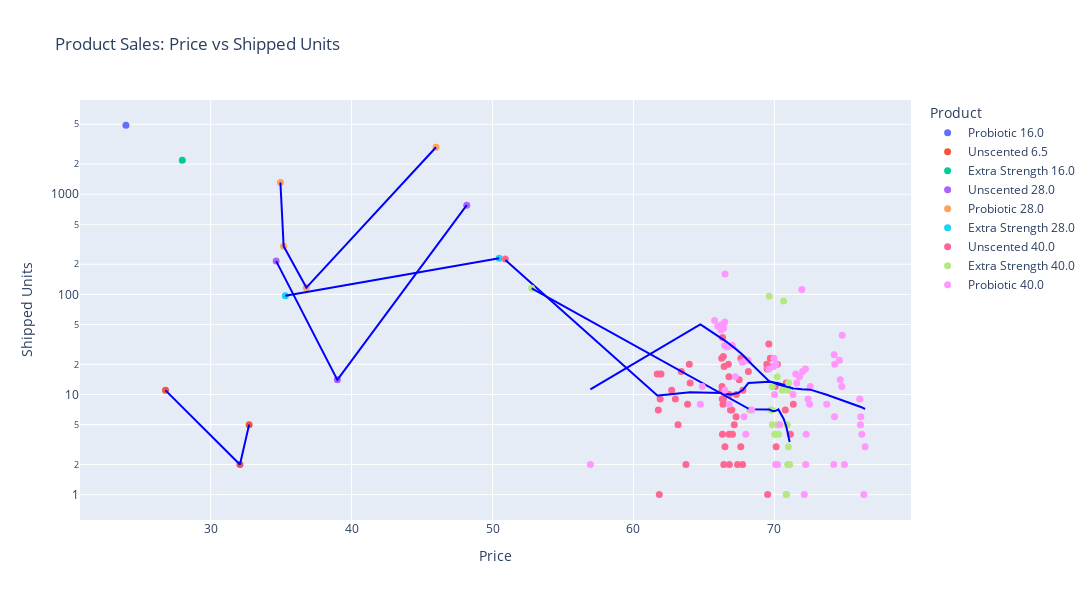

This figure's notebook cell:
### Markdown cell above
## 3.1 Price vs Quantity Sold

### Code cell
fig = px.scatter(
    sales_df,
    x='our_price',
    y='shipped_units',
    log_y=True,
    color='product',
    width=1200,
    height=600,
    trendline='lowess', # used when the relationship is curved
    trendline_color_override='blue',
    title='Product Sales: Price vs Shipped Units' 
).update_traces(
    marker=dict(size=7)
).update_layout(
    legend_title_text='Product'
).update_xaxes(
    title_text='Price'
).update_yaxes(
    title_text='Shipped Units'
)

fig.show()

### Figure 1 — Plotly figure (JSON) as saved in the notebook; plotly's stock layout.template omitted (floating-point values rounded to 4 significant figures)
{"data": [{"hovertemplate": "product=Probiotic 16.0<br>our_price=%{x}<br>shipped_units=%{y}<extra></extra>", "legendgroup": "Probiotic 16.0", "marker": {"color": "#636efa", "size": 7, "symbol": "circle"}, "mode": "markers", "name": "Probiotic 16.0", "orientation": "v", "showlegend": true, "type": "scatter", "x": [23.99], "xaxis": "x", "y": [4876], "yaxis": "y"}, {"hovertemplate": "product=Probiotic 16.0<extra></extra>", "legendgroup": "Probiotic 16.0", "line": {"color": "blue"}, "marker": {"color": "#636efa", "size": 7, "symbol": "circle"}, "mode": "lines", "name": "Probiotic 16.0", "showlegend": false, "type": "scatter", "xaxis": "x", "yaxis": "y"}, {"hovertemplate": "product=Unscented 6.5<br>our_price=%{x}<br>shipped_units=%{y}<extra></extra>", "legendgroup": "Unscented 6.5", "marker": {"color": "#EF553B", "size": 7, "symbol": "circle"}, "mode": "markers", "name": "Unscented 6.5", "orientation": "v", "showlegend": true, "type": "scatter", "x": [26.8, 32.08, 32.73], "xaxis": "x", "y": [11, 2, 5], "yaxis": "y"}, {"hovertemplate": "<b>LOWESS trendline</b><br><br>product=Unscented 6.5<br>our_price=%{x}<br>shipped_units=%{y} <b>(trend)</b><extra></extra>", "legendgroup": "Unscented 6.5", "line": {"color": "blue"}, "marker": {"color": "#EF553B", "size": 7, "symbol": "circle"}, "mode": "lines", "name": "Unscented 6.5", "showlegend": false, "type": "scatter", "x": [26.8, 32.08, 32.73], "xaxis": "x", "y": [11.0, 2.0, 5.0], "yaxis": "y"}, {"hovertemplate": "product=Extra Strength 16.0<br>our_price=%{x}<br>shipped_units=%{y}<extra></extra>", "legendgroup": "Extra Strength 16.0", "marker": {"color": "#00cc96", "size": 7, "symbol": "circle"}, "mode": "markers", "name": "Extra Strength 16.0", "orientation": "v", "showlegend": true, "type": "scatter", "x": [27.99], "xaxis": "x", "y": [2187], "yaxis": "y"}, {"hovertemplate": "product=Extra Strength 16.0<extra></extra>", "legendgroup": "Extra Strength 16.0", "line": {"color": "blue"}, "marker": {"color": "#00cc96", "size": 7, "symbol": "circle"}, "mode": "lines", "name": "Extra Strength 16.0", "showlegend": false, "type": "scatter", "xaxis": "x", "yaxis": "y"}, {"hovertemplate": "product=Unscented 28.0<br>our_price=%{x}<br>shipped_units=%{y}<extra></extra>", "legendgroup": "Unscented 28.0", "marker": {"color": "#ab63fa", "size": 7, "symbol": "circle"}, "mode": "markers", "name": "Unscented 28.0", "orientation": "v", "showlegend": true, "type": "scatter", "x": [34.65, 38.99, 48.17], "xaxis": "x", "y": [215, 14, 778], "yaxis": "y"}, {"hovertemplate": "<b>LOWESS trendline</b><br><br>product=Unscented 28.0<br>our_price=%{x}<br>shipped_units=%{y} <b>(trend)</b><extra></extra>", "legendgroup": "Unscented 28.0", "line": {"color": "blue"}, "marker": {"color": "#ab63fa", "size": 7, "symbol": "circle"}, "mode": "lines", "name": "Unscented 28.0", "showlegend": false, "type": "scatter", "x": [34.65, 38.99, 48.17], "xaxis": "x", "y": [215.0, 14.0, 778.0], "yaxis": "y"}, {"hovertemplate": "product=Probiotic 28.0<br>our_price=%{x}<br>shipped_units=%{y}<extra></extra>", "legendgroup": "Probiotic 28.0", "marker": {"color": "#FFA15A", "size": 7, "symbol": "circle"}, "mode": "markers", "name": "Probiotic 28.0", "orientation": "v", "showlegend": true, "type": "scatter", "x": [34.95, 35.18, 36.79, 45.99], "xaxis": "x", "y": [1309, 302, 117, 2948], "yaxis": "y"}, {"hovertemplate": "<b>LOWESS trendline</b><br><br>product=Probiotic 28.0<br>our_price=%{x}<br>shipped_units=%{y} <b>(trend)</b><extra></extra>", "legendgroup": "Probiotic 28.0", "line": {"color": "blue"}, "marker": {"color": "#FFA15A", "size": 7, "symbol": "circle"}, "mode": "lines", "name": "Probiotic 28.0", "showlegend": false, "type": "scatter", "x": [34.95, 35.18, 36.79, 45.99], "xaxis": "x", "y": [1309.0, 302.0, 117.0, 2948.0], "yaxis": "y"}, {"hovertemplate": "product=Extra Strength 28.0<br>our_price=%{x}<br>shipped_units=%{y}<extra></extra>", "legendgroup": "Extra Strength 28.0", "marker": {"color": "#19d3f3", "size": 7, "symbol": "circle"}, "mode": "markers", "name": "Extra Strength 28.0", "orientation": "v", "showlegend": true, "type": "scatter", "x": [35.3, 50.47], "xaxis": "x", "y": [97, 230], "yaxis": "y"}, {"hovertemplate": "<b>LOWESS trendline</b><br><br>product=Extra Strength 28.0<br>our_price=%{x}<br>shipped_units=%{y} <b>(trend)</b><extra></extra>", "legendgroup": "Extra Strength 28.0", "line": {"color": "blue"}, "marker": {"color": "#19d3f3", "size": 7, "symbol": "circle"}, "mode": "lines", "name": "Extra Strength 28.0", "showlegend": false, "type": "scatter", "x": [35.3, 50.47], "xaxis": "x", "y": [97.0, 230.0], "yaxis": "y"}, {"hovertemplate": "product=Unscented 40.0<br>our_price=%{x}<br>shipped_units=%{y}<extra></extra>", "legendgroup": "Unscented 40.0", "marker": {"color": "#FF6692", "size": 7, "symbol": "circle"}, "mode": "markers", "name": "Unscented 40.0", "orientation": "v", "showlegend": true, "type": "scatter", "x": [50.91, 61.69, 61.76, 61.83, 61.89, 61.95, 62.71, 62.97, 63.16, 63.39, 63.72, 63.84, 63.96, 64.02, 66.26, 66.28, 66.29, 66.3, 66.31, 66.32, 66.35, 66.37, 66.38, 66.41, 66.43, 66.49, 66.64, 66.73, 66.77, 66.78, 66.79, 66.8, 66.88, 66.98, 67.02, 67.15, 67.28, 67.3, 67.38, 67.5, 67.61, 67.62, 67.74, 67.76, 67.77, 68.15, 69.46, 69.48, 69.52, 69.55, 69.6, 69.71, 69.87, 70.06, 70.12, 70.21, 70.77, 70.84, 71.13, 71.34], "xaxis": "x", "y": [226, 16, 7, 1, 9, 16, 11, 9, 5, 17, 2, 8, 20, 13, 23, 12, 11, 9, 4, 37, 8, 24, 9, 2, 19, 3, 10, 20, 15, 4, 10, 2, 7, 7, 4, 5, 6, 10, 2, 14, 3, 23, 2, 11, 23, 17, 20, 18, 1, 19, 32, 23, 19, 12, 3, 20, 7, 13, 4, 8], "yaxis": "y"}, {"hovertemplate": "<b>LOWESS trendline</b><br><br>product=Unscented 40.0<br>our_price=%{x}<br>shipped_units=%{y} <b>(trend)</b><extra></extra>", "legendgroup": "Unscented 40.0", "line": {"color": "blue"}, "marker": {"color": "#FF6692", "size": 7, "symbol": "circle"}, "mode": "lines", "name": "Unscented 40.0", "showlegend": false, "type": "scatter", "x": [50.91, 61.69, 61.76, 61.83, 61.89, 61.95, 62.71, 62.97, 63.16, 63.39, 63.72, 63.84, 63.96, 64.02, 66.26, 66.28, 66.29, 66.3, 66.31, 66.32, 66.35, 66.37, 66.38, 66.41, 66.43, 66.49, 66.64, 66.73, 66.77, 66.78, 66.79, 66.8, 66.88, 66.98, 67.02, 67.15, 67.28, 67.3, 67.38, 67.5, 67.61, 67.62, 67.74, 67.76, 67.77, 68.15, 69.46, 69.48, 69.52, 69.55, 69.6, 69.71, 69.87, 70.06, 70.12, 70.21, 70.77, 70.84, 71.13, 71.34], "xaxis": "x", "y": [221.1, 9.769, 9.797, 9.826, 9.849, 9.873, 10.16, 10.25, 10.3, 10.37, 10.46, 10.49, 10.52, 10.54, 10.33, 10.32, 10.31, 10.31, 10.3, 10.29, 10.28, 10.26, 10.26, 10.23, 10.22, 10.17, 10.04, 10.0, 9.996, 9.994, 9.994, 9.995, 10.01, 10.07, 10.08, 10.15, 10.24, 10.26, 10.34, 10.49, 10.69, 10.71, 11.04, 11.11, 11.15, 13.0, 13.54, 13.52, 13.49, 13.47, 13.43, 13.36, 13.25, 13.12, 13.07, 13.0, 12.37, 12.27, 11.79, 11.38], "yaxis": "y"}, {"hovertemplate": "product=Extra Strength 40.0<br>our_price=%{x}<br>shipped_units=%{y}<extra></extra>", "legendgroup": "Extra Strength 40.0", "marker": {"color": "#B6E880", "size": 7, "symbol": "circle"}, "mode": "markers", "name": "Extra Strength 40.0", "orientation": "v", "showlegend": true, "type": "scatter", "x": [52.78, 68.24, 69.63, 69.75, 69.83, 69.84, 69.85, 70.03, 70.06, 70.2, 70.22, 70.28, 70.56, 70.65, 70.84, 70.85, 70.91, 70.94, 70.95, 70.96, 70.99, 71.0, 71.08], "xaxis": "x", "y": [115, 7, 96, 7, 7, 12, 5, 4, 4, 15, 5, 4, 11, 86, 1, 1, 5, 11, 2, 2, 3, 13, 2], "yaxis": "y"}, {"hovertemplate": "<b>LOWESS trendline</b><br><br>product=Extra Strength 40.0<br>our_price=%{x}<br>shipped_units=%{y} <b>(trend)</b><extra></extra>", "legendgroup": "Extra Strength 40.0", "line": {"color": "blue"}, "marker": {"color": "#B6E880", "size": 7, "symbol": "circle"}, "mode": "lines", "name": "Extra Strength 40.0", "showlegend": false, "type": "scatter", "x": [52.78, 68.24, 69.63, 69.75, 69.83, 69.84, 69.85, 70.03, 70.06, 70.2, 70.22, 70.28, 70.56, 70.65, 70.84, 70.85, 70.91, 70.94, 70.95, 70.96, 70.99, 71.0, 71.08], "xaxis": "x", "y": [115.0, 7.119, 7.091, 6.933, 6.863, 6.857, 6.851, 6.833, 6.844, 6.968, 7.006, 7.086, 6.08, 5.731, 4.789, 4.73, 4.368, 4.184, 4.123, 4.062, 3.88, 3.82, 3.348], "yaxis": "y"}, {"hovertemplate": "product=Probiotic 40.0<br>our_price=%{x}<br>shipped_units=%{y}<extra></extra>", "legendgroup": "Probiotic 40.0", "marker": {"color": "#FF97FF", "size": 7, "symbol": "circle"}, "mode": "markers", "name": "Probiotic 40.0", "orientation": "v", "showlegend": true, "type": "scatter", "x": [56.94, 64.74, 64.88, 65.75, 65.98, 66.21, 66.25, 66.39, 66.47, 66.48, 66.49, 66.5, 66.61, 66.69, 66.79, 67.01, 67.23, 67.72, 67.84, 67.95, 67.97, 68.12, 68.39, 69.6, 69.93, 69.97, 70.01, 70.09, 70.11, 70.22, 70.38, 71.32, 71.51, 71.58, 71.78, 71.94, 72.0, 72.12, 72.2, 72.22, 72.25, 72.38, 72.5, 72.54, 73.71, 74.21, 74.24, 74.26, 74.28, 74.61, 74.67, 74.78, 74.81, 74.96, 76.05, 76.1, 76.13, 76.2, 76.34, 76.43], "xaxis": "x", "y": [2, 8, 12, 55, 48, 44, 50, 46, 31, 53, 11, 160, 30, 30, 8, 31, 15, 21, 6, 22, 4, 22, 7, 18, 19, 23, 10, 2, 20, 2, 5, 10, 16, 13, 15, 112, 17, 1, 18, 2, 4, 9, 8, 12, 8, 2, 25, 6, 20, 22, 14, 12, 39, 2, 9, 5, 6, 4, 1, 3], "yaxis": "y"}, {"hovertemplate": "<b>LOWESS trendline</b><br><br>product=Probiotic 40.0<br>our_price=%{x}<br>shipped_units=%{y} <b>(trend)</b><extra></extra>", "legendgroup": "Probiotic 40.0", "line": {"color": "blue"}, "marker": {"color": "#FF97FF", "size": 7, "symbol": "circle"}, "mode": "lines", "name": "Probiotic 40.0", "showlegend": false, "type": "scatter", "x": [56.94, 64.74, 64.88, 65.75, 65.98, 66.21, 66.25, 66.39, 66.47, 66.48, 66.49, 66.5, 66.61, 66.69, 66.79, 67.01, 67.23, 67.72, 67.84, 67.95, 67.97, 68.12, 68.39, 69.6, 69.93, 69.97, 70.01, 70.09, 70.11, 70.22, 70.38, 71.32, 71.51, 71.58, 71.78, 71.94, 72.0, 72.12, 72.2, 72.22, 72.25, 72.38, 72.5, 72.54, 73.71, 74.21, 74.24, 74.26, 74.28, 74.61, 74.67, 74.78, 74.81, 74.96, 76.05, 76.1, 76.13, 76.2, 76.34, 76.43], "xaxis": "x", "y": [11.28, 50.02, 48.69, 40.74, 38.75, 36.8, 36.47, 35.32, 34.67, 34.59, 34.5, 34.42, 33.54, 32.9, 32.11, 30.4, 28.72, 25.04, 24.15, 23.33, 23.18, 22.07, 20.05, 13.69, 13.22, 13.14, 13.07, 12.95, 12.93, 12.76, 12.46, 11.52, 11.5, 11.46, 11.35, 11.27, 11.26, 11.26, 11.27, 11.26, 11.25, 11.25, 11.2, 11.18, 9.954, 9.423, 9.392, 9.372, 9.351, 9.019, 8.959, 8.851, 8.822, 8.675, 7.583, 7.53, 7.498, 7.423, 7.27, 7.171], "yaxis": "y"}], "layout": {"height": 600, "legend": {"title": {"text": "Product"}, "tracegroupgap": 0}, "title": {"text": "Product Sales: Price vs Shipped Units"}, "width": 1200, "xaxis": {"anchor": "y", "domain": [0, 1], "title": {"text": "Price"}}, "yaxis": {"anchor": "x", "domain": [0, 1], "title": {"text": "Shipped Units"}, "type": "log"}}}
